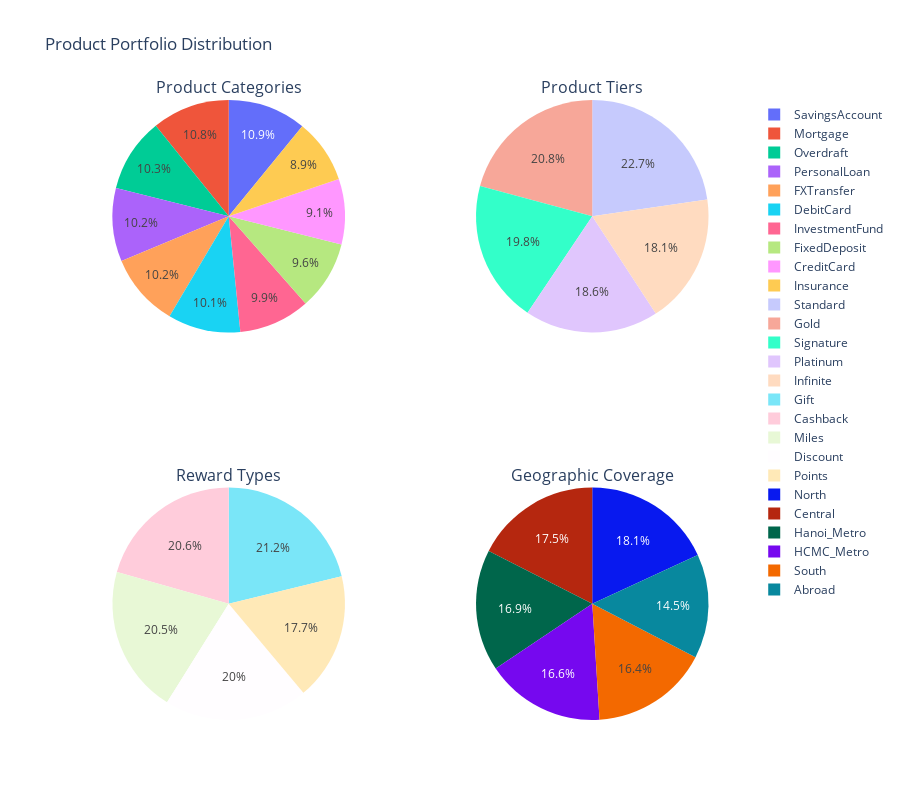

Here is the notebook cell this chart was saved with:
### Code cell
# Product categories and distribution
if 'products' in locals() and PLOTLY_AVAILABLE:
    fig = make_subplots(
        rows=2, cols=2,
        subplot_titles=('Product Categories', 'Product Tiers', 'Reward Types', 'Geographic Coverage'),
        specs=[[{"type": "pie"}, {"type": "pie"}],
               [{"type": "pie"}, {"type": "pie"}]]
    )
    
    # Product categories
    cat_counts = products['category'].value_counts()
    fig.add_trace(go.Pie(labels=cat_counts.index, values=cat_counts.values, name="Categories"), 
                  row=1, col=1)
    
    # Product tiers
    tier_counts = products['tier'].value_counts()
    fig.add_trace(go.Pie(labels=tier_counts.index, values=tier_counts.values, name="Tiers"), 
                  row=1, col=2)
    
    # Reward types
    reward_counts = products['reward_type'].value_counts()
    fig.add_trace(go.Pie(labels=reward_counts.index, values=reward_counts.values, name="Rewards"), 
                  row=2, col=1)
    
    # Geographic applicability
    geo_counts = products['geo_applic'].value_counts()
    fig.add_trace(go.Pie(labels=geo_counts.index, values=geo_counts.values, name="Geography"), 
                  row=2, col=2)
    
    fig.update_layout(height=800, title_text="Product Portfolio Distribution")
    fig.show()
    
elif 'products' in locals():
    # Fallback to text-based analysis when plotly not available
    print("📊 Product Portfolio Distribution (Text Summary):")
    print("\n📈 Product Categories:")
    print(products['category'].value_counts())
    print("\n🏆 Product Tiers:")
    print(products['tier'].value_counts())
    print("\n🎁 Reward Types:")
    print(products['reward_type'].value_counts())
    print("\n🌍 Geographic Coverage:")
    print(products['geo_applic'].value_counts())

# Print detailed breakdown regardless of plotting availability
if 'products' in locals():
    print("\n📈 Product Portfolio Breakdown:")
    print(f"Categories: {products['category'].unique()}")
    print(f"Tiers: {products['tier'].unique()}")
    print(f"Reward Types: {products['reward_type'].unique()}")
    print(f"Geographic Coverage: {products['geo_applic'].unique()}")

### Figure 1 — Plotly figure (JSON) as saved in the notebook; plotly's stock layout.template omitted (floating-point values rounded to 4 significant figures)
{"data": [{"domain": {"x": [0, 0.45], "y": [0.625, 1]}, "labels": ["SavingsAccount", "Mortgage", "Overdraft", "PersonalLoan", "FXTransfer", "DebitCard", "InvestmentFund", "FixedDeposit", "CreditCard", "Insurance"], "name": "Categories", "type": "pie", "values": [109, 108, 103, 102, 102, 101, 99, 96, 91, 89]}, {"domain": {"x": [0.55, 1], "y": [0.625, 1]}, "labels": ["Standard", "Gold", "Signature", "Platinum", "Infinite"], "name": "Tiers", "type": "pie", "values": [227, 208, 198, 186, 181]}, {"domain": {"x": [0, 0.45], "y": [0, 0.375]}, "labels": ["Gift", "Cashback", "Miles", "Discount", "Points"], "name": "Rewards", "type": "pie", "values": [212, 206, 205, 200, 177]}, {"domain": {"x": [0.55, 1], "y": [0, 0.375]}, "labels": ["North", "Central", "Hanoi_Metro", "HCMC_Metro", "South", "Abroad"], "name": "Geography", "type": "pie", "values": [181, 175, 169, 166, 164, 145]}], "layout": {"annotations": [{"font": {"size": 16}, "showarrow": false, "text": "Product Categories", "x": 0.225, "xanchor": "center", "xref": "paper", "y": 1, "yanchor": "bottom", "yref": "paper"}, {"font": {"size": 16}, "showarrow": false, "text": "Product Tiers", "x": 0.775, "xanchor": "center", "xref": "paper", "y": 1, "yanchor": "bottom", "yref": "paper"}, {"font": {"size": 16}, "showarrow": false, "text": "Reward Types", "x": 0.225, "xanchor": "center", "xref": "paper", "y": 0.375, "yanchor": "bottom", "yref": "paper"}, {"font": {"size": 16}, "showarrow": false, "text": "Geographic Coverage", "x": 0.775, "xanchor": "center", "xref": "paper", "y": 0.375, "yanchor": "bottom", "yref": "paper"}], "height": 800, "title": {"text": "Product Portfolio Distribution"}}}
